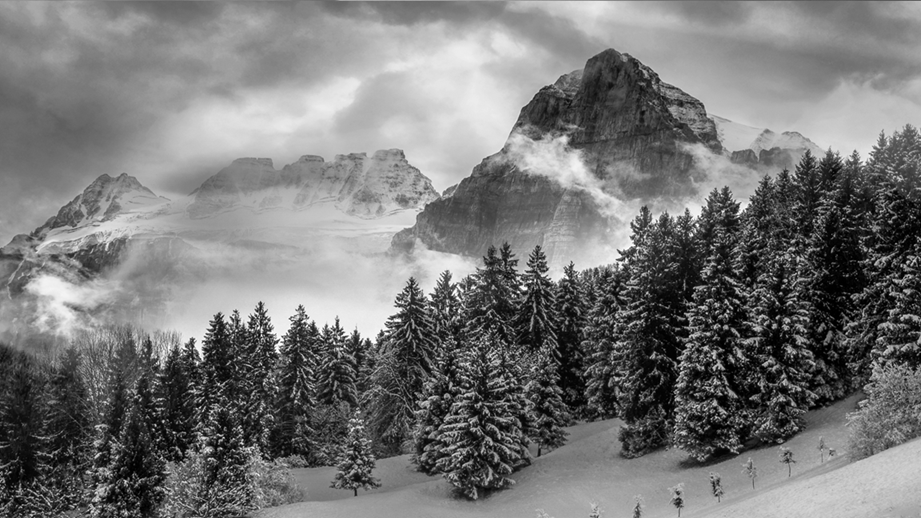
#> input picture [9517] Lab1 Yuntian Zhang/Task1.jpg, 921 x 518 px
$ jupyter execute '[9517]Lab1 Yuntian Zhang.ipynb'   (older library calls are emulated)
#> lines starting #> are read from the running program, lines starting #| are printed output that depends on the picture
[cell 1]
import cv2
import numpy as np
import matplotlib.pyplot as plt

## task1

[cell 2]
# Intensity inversion

img = cv2.imread('Task1.jpg')
#> img is the input picture: shape (518, 921, 3); min 0, max 255, mean 119.7
inverted_img = 255 - img
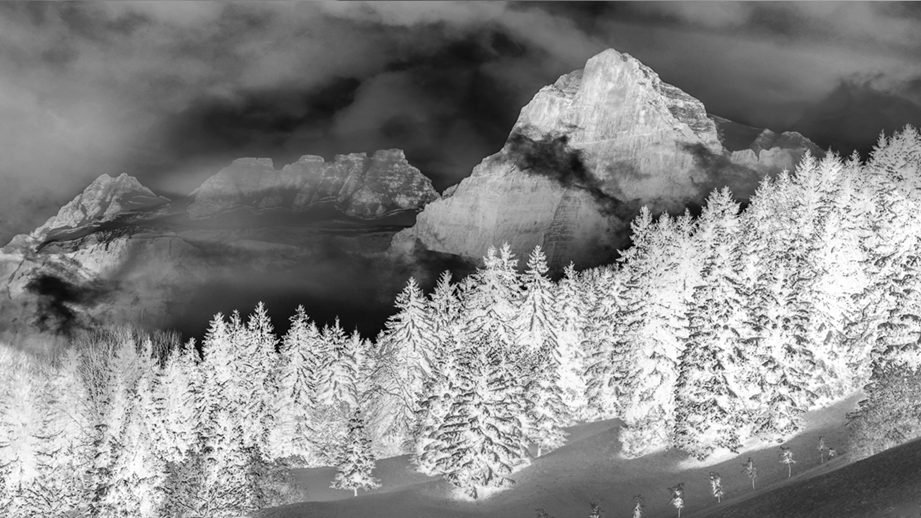
#> inverted_img: shape (518, 921, 3); min 0, max 255, mean 135.3

plt.subplot(1, 2, 1)
plt.imshow(img)
plt.title("Input")

plt.subplot(1, 2, 2)
plt.imshow(inverted_img)
plt.title("Output")

plt.show()

[cell 3]
# Gamma correction

def gamma_correction(img, gamma=1.0):
#> called with gamma = 1.5
    gamma_img = np.power(img / 255.0, gamma) * 255.0
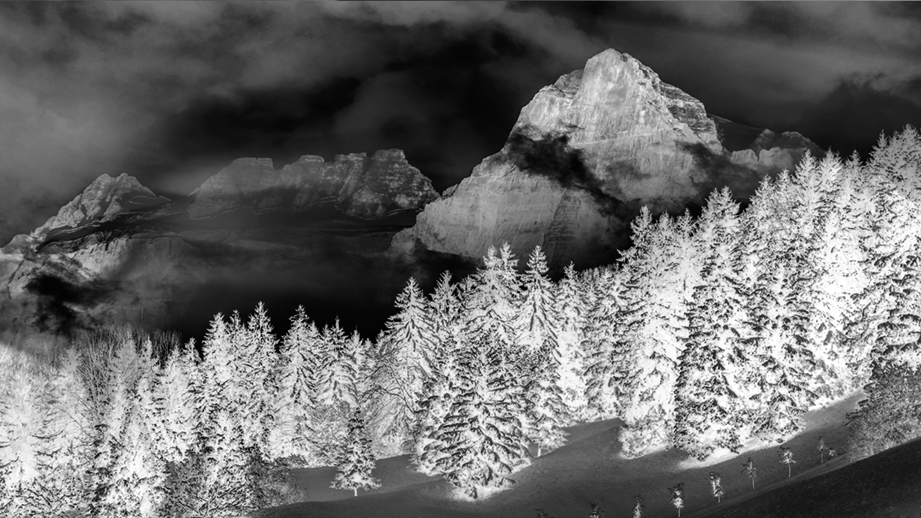
#> gamma_img: shape (518, 921, 3) float64; min 0, max 255, mean 106.3
    return gamma_img.astype(np.uint8)

dark_img = gamma_correction(inverted_img, gamma=1.5)

plt.subplot(1, 2, 1)
plt.imshow(img)
plt.title("Input")

plt.subplot(1, 2, 2)
plt.imshow(dark_img)
plt.title("Output")

plt.show()
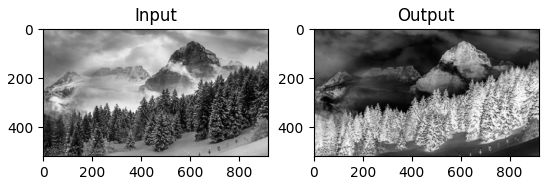
#> figure drawn by matplotlib, 2 panels

## task2

[cell 4]
img2 = cv2.imread('Task2.jpg')
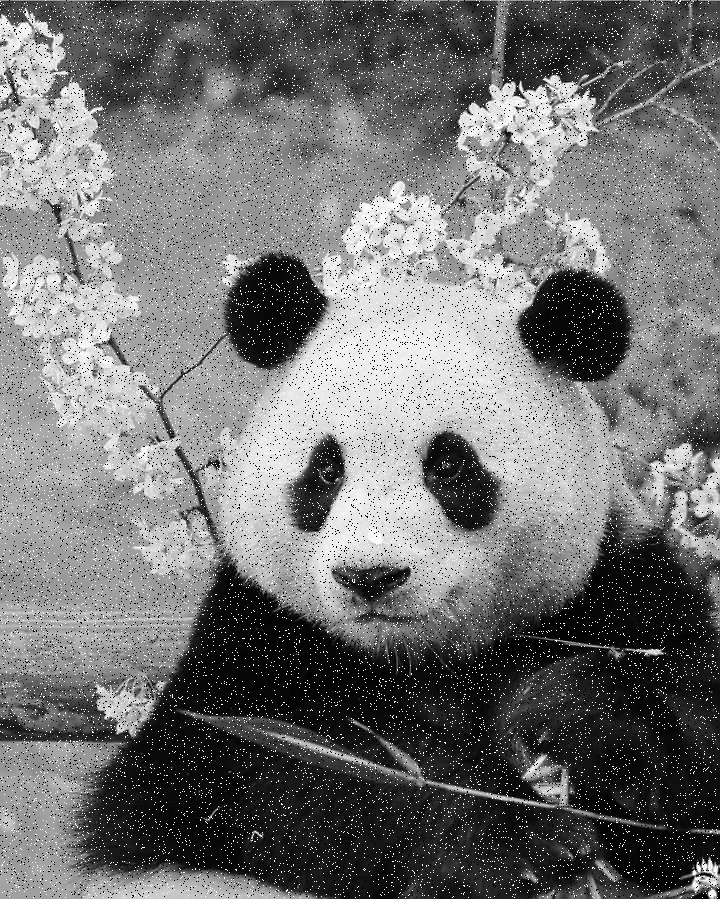
#> input picture [9517] Lab1 Yuntian Zhang/Task2.jpg, 720 x 899 px
#> img2 is the input picture: shape (899, 720, 3); min 0, max 255, mean 114.2

# Mean Filter
mean_filtered = cv2.blur(img2, (5, 5))

# Gaussian Filter
gaussian_filtered = cv2.GaussianBlur(img2, (5, 5), 1.5)

# Median Filter
median_filtered = cv2.medianBlur(img2, 5)

# Result
plt.figure(figsize=(12, 4))

plt.subplot(1, 4, 1)
plt.imshow(img2)
plt.title("Input")

plt.subplot(1, 4, 2)
plt.imshow(mean_filtered)
plt.title("Mean Filter")

plt.subplot(1, 4, 3)
plt.imshow(gaussian_filtered)
plt.title("Gaussian Filter")

plt.subplot(1, 4, 4)
plt.imshow(median_filtered)
plt.title("Median Filter (Best)")

plt.show()

Median filtering is most effective in dealing with salt and pepper noise because it  eliminates isolated intensity spikes with the median value of local pixels while preserving edge details（Week 2 Part 1 PPT）.

## task 3

[cell 5]
ddepth = cv2.CV_16S
kernel_size = 5
window_name = "Laplace Demo"

[cell 6]
img3 = cv2.imread('Task3.jpg')
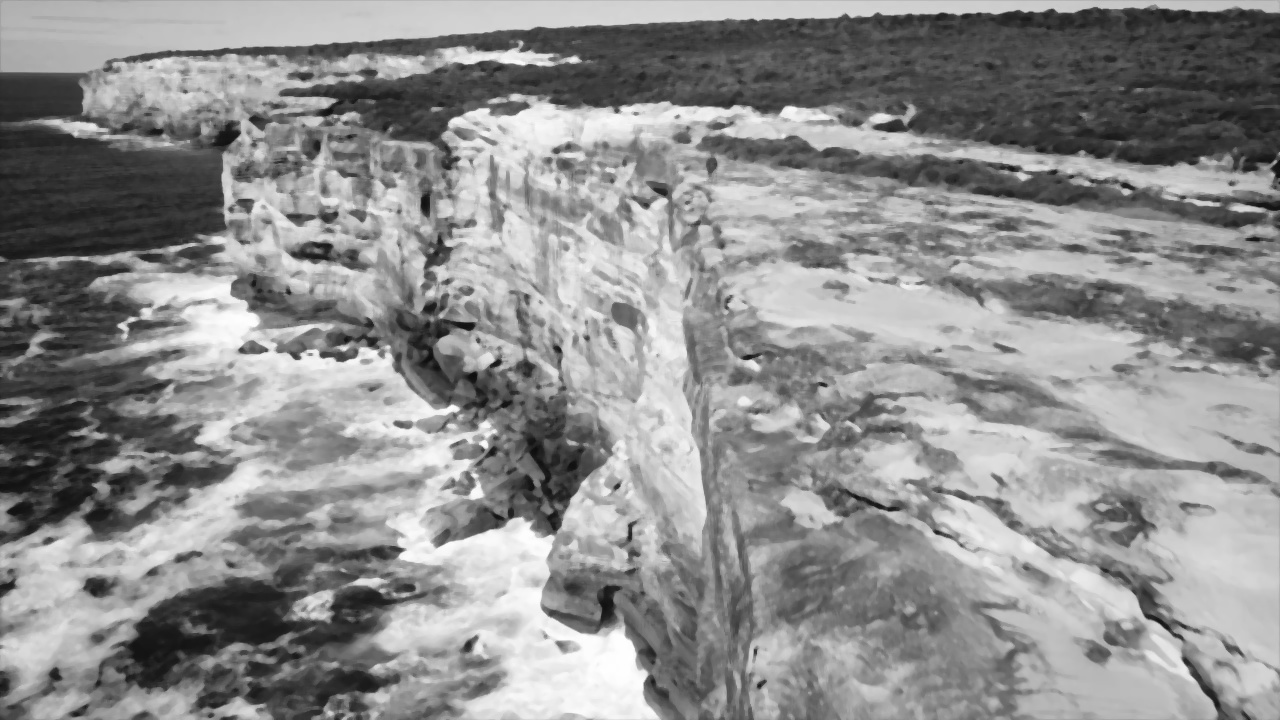
#> input picture [9517] Lab1 Yuntian Zhang/Task3.jpg, 1280 x 720 px
#> img3 is the input picture: shape (720, 1280, 3); min 11, max 255, mean 141.8

[cell 7]
# Unsharp Masking
gaussian_blur = cv2.GaussianBlur(img3, (5, 5), 1.5)
unsharp_mask = cv2.addWeighted(img3, 2.6, gaussian_blur, -1.5, 0)
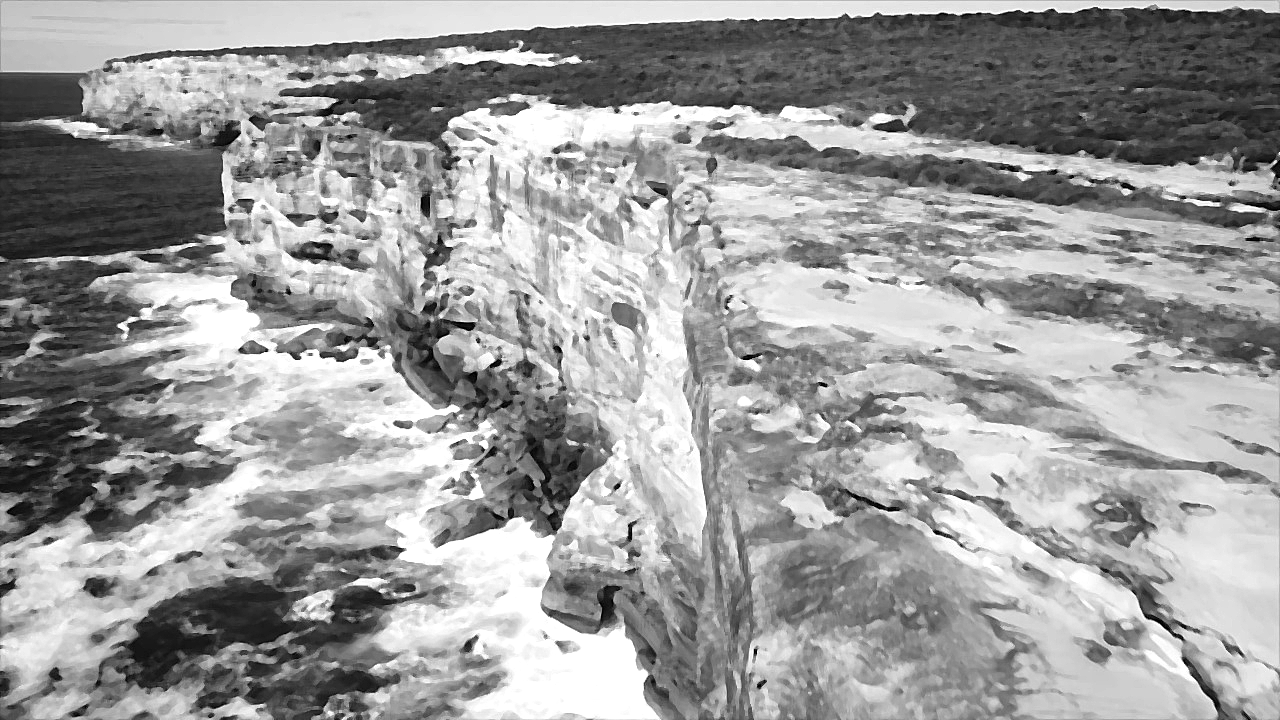
#> unsharp_mask: shape (720, 1280, 3); min 0, max 255, mean 155.4

[cell 8]
# Laplacian Filter
gaussian_blur2 = cv2.GaussianBlur(img3, (3, 3), 0.5)
laplacian = cv2.Laplacian(gaussian_blur2, cv2.CV_64F)
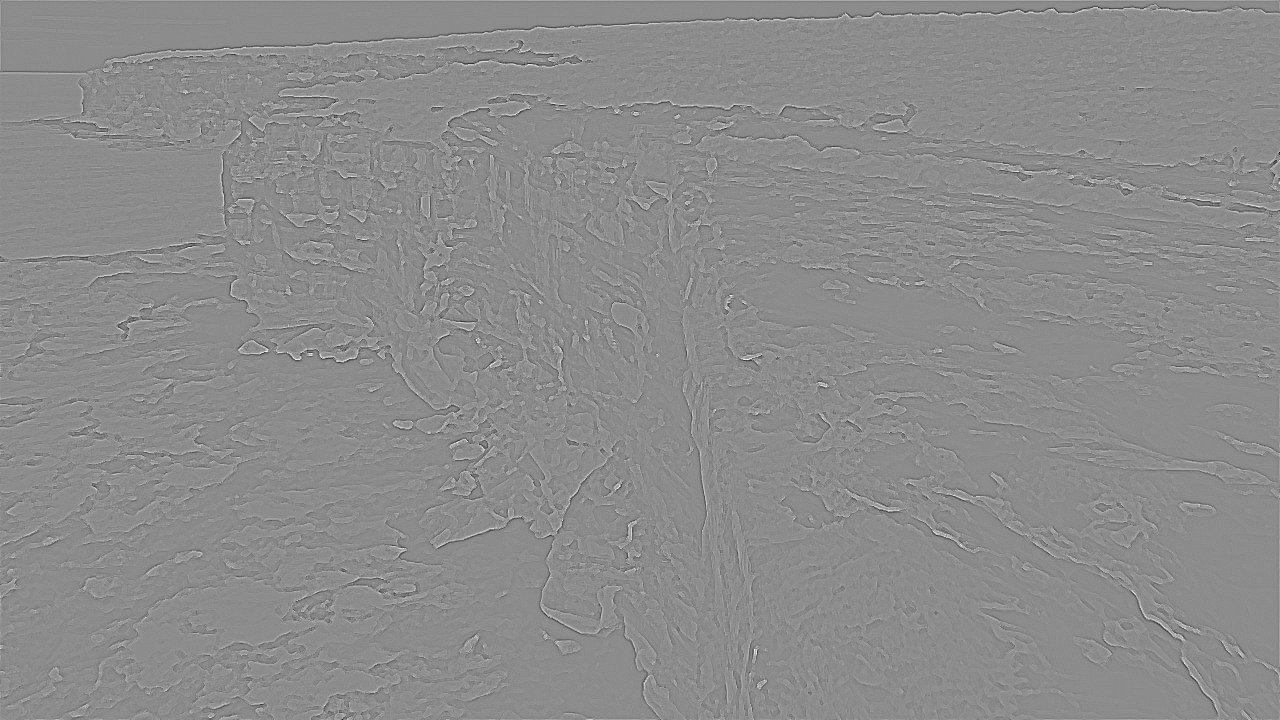
#> laplacian: shape (720, 1280, 3) float64; min -134, max 110, mean 0; drawn with min black and max white
laplacian = np.uint8(np.clip(img3 - laplacian, 1.5, 255))

[cell 9]
# Result
plt.figure(figsize=(12, 4))

plt.subplot(1, 3, 1)
plt.imshow(img3)
plt.title("Input")

plt.subplot(1, 3, 2)
plt.imshow(unsharp_mask)
plt.title("Unsharp Masking (Selected)")

plt.subplot(1, 3, 3)
plt.imshow(laplacian, cmap="gray")
plt.title("Laplacian")

plt.show()
